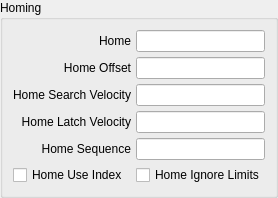
             <widget class="QGroupBox" name="groupBox_3">
              <property name="styleSheet">
               <string notr="true"/>
              </property>
              <property name="title">
               <string>Homing</string>
              </property>
              <layout class="QGridLayout" name="gridLayout_3">
               <property name="leftMargin">
                <number>10</number>
               </property>
               <property name="topMargin">
                <number>10</number>
               </property>
               <property name="rightMargin">
                <number>10</number>
               </property>
               <property name="bottomMargin">
                <number>10</number>
               </property>
               <property name="spacing">
                <number>5</number>
               </property>
               <item row="0" column="0">
                <widget class="QLabel" name="label_82">
                 <property name="text">
                  <string>Home</string>
                 </property>
                 <property name="alignment">
                  <set>Qt::AlignRight|Qt::AlignTrailing|Qt::AlignVCenter</set>
                 </property>
                </widget>
               </item>
               <item row="0" column="1">
                <widget class="QLineEdit" name="home_0">
                 <property name="toolTip">
                  <string>&lt;html&gt;&lt;head/&gt;&lt;body&gt;&lt;p&gt;Home is usually set to 0&lt;/p&gt;&lt;/body&gt;&lt;/html&gt;</string>
                 </property>
                 <property name="alignment">
                  <set>Qt::AlignRight|Qt::AlignTrailing|Qt::AlignVCenter</set>
                 </property>
                </widget>
               </item>
               <item row="1" column="0">
                <widget class="QLabel" name="label_83">
                 <property name="text">
                  <string>Home Offset</string>
                 </property>
                 <property name="alignment">
                  <set>Qt::AlignRight|Qt::AlignTrailing|Qt::AlignVCenter</set>
                 </property>
                </widget>
               </item>
               <item row="1" column="1">
                <widget class="QLineEdit" name="homeOffset_0">
                 <property name="toolTip">
                  <string>&lt;html&gt;&lt;head/&gt;&lt;body&gt;&lt;p&gt;Home Offset can be used to back off of the home switch&lt;/p&gt;&lt;/body&gt;&lt;/html&gt;</string>
                 </property>
                 <property name="alignment">
                  <set>Qt::AlignRight|Qt::AlignTrailing|Qt::AlignVCenter</set>
                 </property>
                </widget>
               </item>
               <item row="2" column="0">
                <widget class="QLabel" name="label_84">
                 <property name="text">
                  <string>Home Search Velocity</string>
                 </property>
                 <property name="alignment">
                  <set>Qt::AlignRight|Qt::AlignTrailing|Qt::AlignVCenter</set>
                 </property>
                </widget>
               </item>
               <item row="2" column="1">
                <widget class="QLineEdit" name="homeSearchVel_0">
                 <property name="toolTip">
                  <string>&lt;html&gt;&lt;head/&gt;&lt;body&gt;&lt;p&gt;Search Velocity is in units per second&lt;/p&gt;&lt;/body&gt;&lt;/html&gt;</string>
                 </property>
                 <property name="alignment">
                  <set>Qt::AlignRight|Qt::AlignTrailing|Qt::AlignVCenter</set>
                 </property>
                </widget>
               </item>
               <item row="3" column="0">
                <widget class="QLabel" name="label_85">
                 <property name="text">
                  <string>Home Latch Velocity</string>
                 </property>
                 <property name="alignment">
                  <set>Qt::AlignRight|Qt::AlignTrailing|Qt::AlignVCenter</set>
                 </property>
                </widget>
               </item>
               <item row="3" column="1">
                <widget class="QLineEdit" name="homeLatchVel_0">
                 <property name="toolTip">
                  <string>&lt;html&gt;&lt;head/&gt;&lt;body&gt;&lt;p&gt;Latch Velocity is in user units per second&lt;br/&gt;usually set slower than Search Velocity&lt;/p&gt;&lt;/body&gt;&lt;/html&gt;</string>
                 </property>
                 <property name="alignment">
                  <set>Qt::AlignRight|Qt::AlignTrailing|Qt::AlignVCenter</set>
                 </property>
                </widget>
               </item>
               <item row="5" column="0">
                <widget class="QCheckBox" name="homeUseIndex_0">
                 <property name="text">
                  <string>Home Use Index</string>
                 </property>
                </widget>
               </item>
               <item row="5" column="1">
                <widget class="QCheckBox" name="homeIgnoreLimits_0">
                 <property name="text">
                  <string>Home Ignore Limits</string>
                 </property>
                </widget>
               </item>
               <item row="4" column="0">
                <widget class="QLabel" name="label_38">
                 <property name="text">
                  <string>Home Sequence</string>
                 </property>
                 <property name="alignment">
                  <set>Qt::AlignRight|Qt::AlignTrailing|Qt::AlignVCenter</set>
                 </property>
                </widget>
               </item>
               <item row="4" column="1">
                <widget class="QLineEdit" name="homeSequence_0">
                 <property name="toolTip">
                  <string>&lt;html&gt;&lt;head/&gt;&lt;body&gt;&lt;p&gt;Home sequences start at 0 and do not skip a number.&lt;/p&gt;&lt;p&gt;Multiple joint axis use a negative number.&lt;/p&gt;&lt;p&gt;Leave blank to home the joint manually.&lt;/p&gt;&lt;/body&gt;&lt;/html&gt;</string>
                 </property>
                </widget>
               </item>
              </layout>
             </widget>
